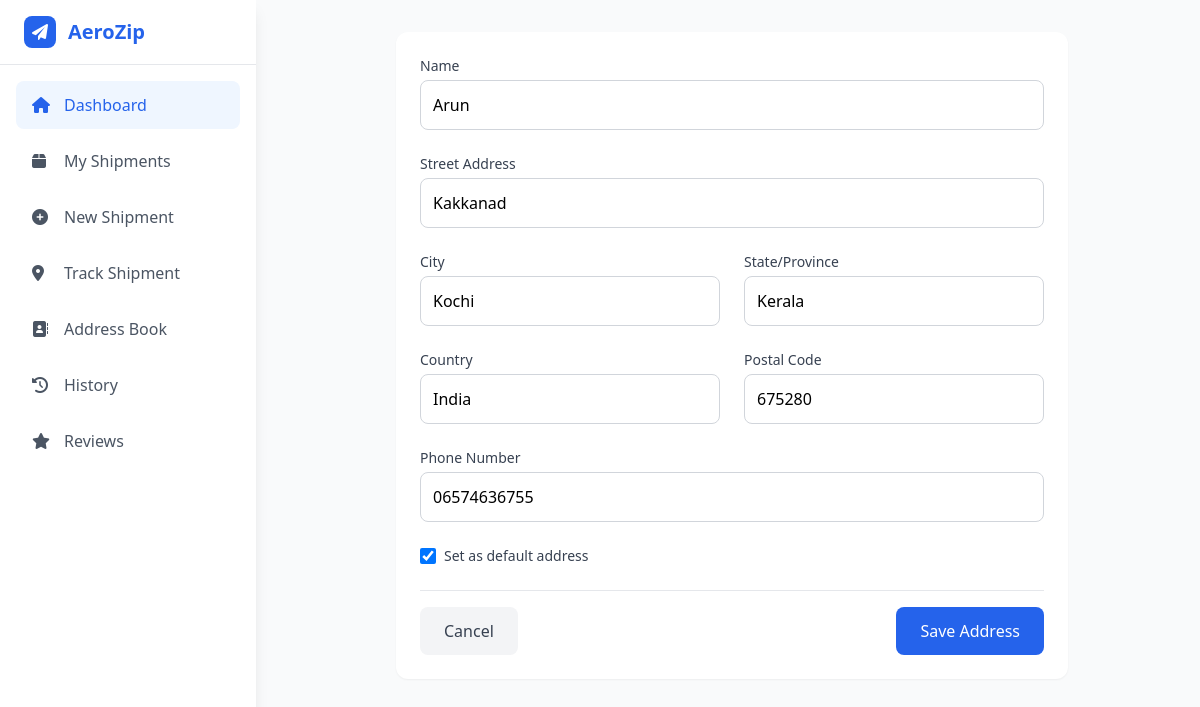
The page /edit_address/1/ (signed in) on the database its author committed.
### main/models.py (models this page shows, shortened)
class Address(models.Model):
    user = models.ForeignKey(CustomUser, on_delete=models.CASCADE)
    name = models.CharField(max_length=100)
    street_address = models.CharField(max_length=200)
    city = models.CharField(max_length=100)
    state = models.CharField(max_length=100)
    country = models.CharField(max_length=100)
    postal_code = models.CharField(max_length=20)
    phone = models.CharField(max_length=20)
    is_default = models.BooleanField(default=False)

### users/views.py (the view)
# urls.py: path('edit_address/<int:address_id>/',edit_address,name='edit_address'),
@login_required
def edit_address(request, address_id):
    address = get_object_or_404(Address, id=address_id, user=request.user)
    if request.method == 'POST':
        form = AddressForm(request.POST, instance=address)
        if form.is_valid():
            if form.cleaned_data.get('is_default'):
                Address.objects.filter(user=request.user, is_default=True).update(is_default=False)
            form.save()
            return redirect('add')
    else:
        form = AddressForm(instance=address)
    return render(request, 'add_form.html', {
        'form': form,
        'title': 'Edit Address',
        'address': address
    })

### main/forms.py
class AddressForm(forms.ModelForm):
    class Meta:
        model = Address
        exclude = ['user']

### users/templates/add_form.html (shortened to what this page needs)
{% extends 'user_home.html' %}
{% block content %}
        <main class="flex-1 ml-2">
            <div class="p-8">
                <div class="bg-white rounded-xl shadow-sm p-6 max-w-2xl mx-auto">
                    <form method="post">
                        <div class="grid grid-cols-1 md:grid-cols-2 gap-6 mb-6">
                            <div class="col-span-2">
                                <label for="{{ form.name.id_for_label }}" class="block text-sm font-medium text-gray-700 mb-1">
                                    Name
                                </label>
                                <input type="text" name="{{ form.name.name }}" id="{{ form.name.id_for_label }}"
                                    class="w-full p-3 border border-gray-300 rounded-lg focus:ring-blue-500 focus:border-blue-500"
                                    value="{{ form.name.value|default:'' }}" required>
                            </div>
                            <div class="col-span-2">
                                <label for="{{ form.street_address.id_for_label }}" class="block text-sm font-medium text-gray-700 mb-1">
                                    Street Address
                                </label>
                                <input type="text" name="{{ form.street_address.name }}" id="{{ form.street_address.id_for_label }}"
                                    class="w-full p-3 border border-gray-300 rounded-lg focus:ring-blue-500 focus:border-blue-500"
                                    value="{{ form.street_address.value|default:'' }}" required>
                            </div>
                            <div>
                                <label for="{{ form.city.id_for_label }}" class="block text-sm font-medium text-gray-700 mb-1">
                                    City
                                </label>
                                <input type="text" name="{{ form.city.name }}" id="{{ form.city.id_for_label }}"
                                    class="w-full p-3 border border-gray-300 rounded-lg focus:ring-blue-500 focus:border-blue-500"
                                    value="{{ form.city.value|default:'' }}" required>
                            </div>
                            <div>
                                <label for="{{ form.state.id_for_label }}" class="block text-sm font-medium text-gray-700 mb-1">
                                    State/Province
                                </label>
                                <input type="text" name="{{ form.state.name }}" id="{{ form.state.id_for_label }}"
                                    class="w-full p-3 border border-gray-300 rounded-lg focus:ring-blue-500 focus:border-blue-500"
                                    value="{{ form.state.value|default:'' }}" required>
                            </div>
                            <div>
                                <label for="{{ form.country.id_for_label }}" class="block text-sm font-medium text-gray-700 mb-1">
                                    Country
                                </label>
                                <input type="text" name="{{ form.country.name }}" id="{{ form.country.id_for_label }}"
                                    class="w-full p-3 border border-gray-300 rounded-lg focus:ring-blue-500 focus:border-blue-500"
                                    value="{{ form.country.value|default:'' }}" required>
                            </div>
                            <div>
                                <label for="{{ form.postal_code.id_for_label }}" class="block text-sm font-medium text-gray-700 mb-1">
                                    Postal Code
                                </label>
                                <input type="text" name="{{ form.postal_code.name }}" id="{{ form.postal_code.id_for_label }}"
                                    class="w-full p-3 border border-gray-300 rounded-lg focus:ring-blue-500 focus:border-blue-500"
                                    value="{{ form.postal_code.value|default:'' }}" required>
                            </div>
                            <div class="col-span-2">
                                <label for="{{ form.phone.id_for_label }}" class="block text-sm font-medium text-gray-700 mb-1">
                                    Phone Number
                                </label>
                                <input type="tel" name="{{ form.phone.name }}" id="{{ form.phone.id_for_label }}"
                                    class="w-full p-3 border border-gray-300 rounded-lg focus:ring-blue-500 focus:border-blue-500"
                                    value="{{ form.phone.value|default:'' }}" required>
                            </div>
                            <div class="col-span-2">
                                <div class="flex items-center">
                                    <input type="checkbox" name="{{ form.is_default.name }}" id="{{ form.is_default.id_for_label }}"
                                        class="h-4 w-4 text-blue-600 focus:ring-blue-500 border-gray-300 rounded"
                                        {% if form.is_default.value %}checked{% endif %}>
                                    <label for="{{ form.is_default.id_for_label }}" class="ml-2 block text-sm text-gray-700">
                                        Set as default address
                                    </label>
                                </div>
                            </div>
                        </div>
                        <div class="flex justify-between pt-4 border-t">
                            <a href="{% url 'add' %}" class="px-6 py-3 bg-gray-100 text-gray-700 rounded-lg hover:bg-gray-200 transition-colors">
                                Cancel
                            </a>
                            <button type="submit" class="px-6 py-3 bg-blue-600 text-white rounded-lg hover:bg-blue-700 transition-colors">
                                Save Address
                            </button>
                        </div>
                    </form>
                </div>
            </div>
        </main>
    </div>
{% endblock %}

### rows shown on the page
Address: name "Arun", street_address "Kakkanad", city "Kochi", state "Kerala", country "India", postal_code "675280", phone "06574636755"
